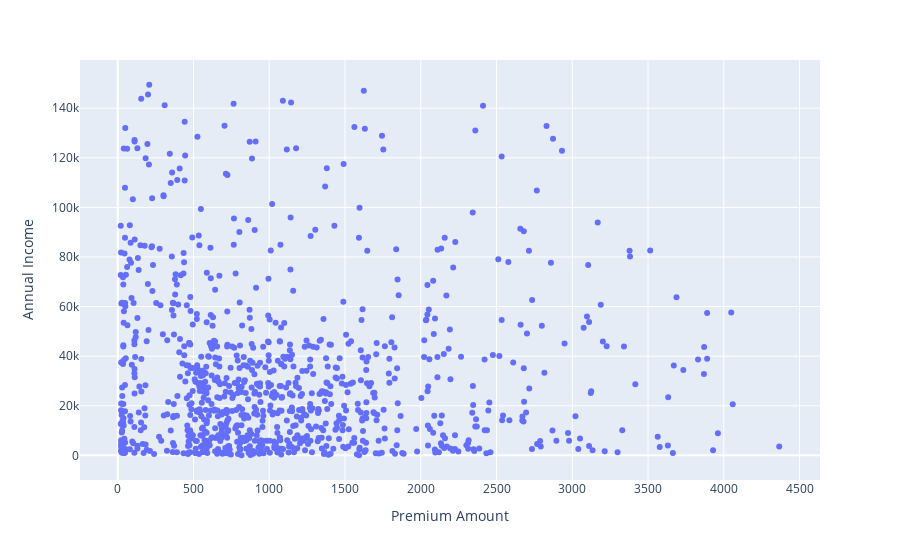

The cell this chart's notebook holds for it:
### Code cell
px.scatter(newdf,y='Annual Income',x='Premium Amount',)

### Figure 1 — Plotly figure (JSON) as saved in the notebook; plotly's stock layout.template omitted (floating-point values rounded to 4 significant figures; data arrays with more than 128 entries replaced by an {"elided": "..."} marker saying what was removed)
{"data": [{"hovertemplate": "Premium Amount=%{x}<br>Annual Income=%{y}<extra></extra>", "legendgroup": "", "marker": {"color": "#636efa", "symbol": "circle"}, "mode": "markers", "name": "", "orientation": "v", "showlegend": false, "type": "scatter", "x": {"elided": "967 int values"}, "xaxis": "x", "y": {"elided": "967 int values"}, "yaxis": "y"}], "layout": {"autosize": true, "legend": {"tracegroupgap": 0}, "margin": {"t": 60}, "xaxis": {"anchor": "y", "autorange": true, "domain": [0, 1], "range": [-238.6, 4625.0], "title": {"text": "Premium Amount"}, "type": "linear"}, "yaxis": {"anchor": "x", "autorange": true, "domain": [0, 1], "range": [-11540.0, 161000.0], "title": {"text": "Annual Income"}, "type": "linear"}}}
